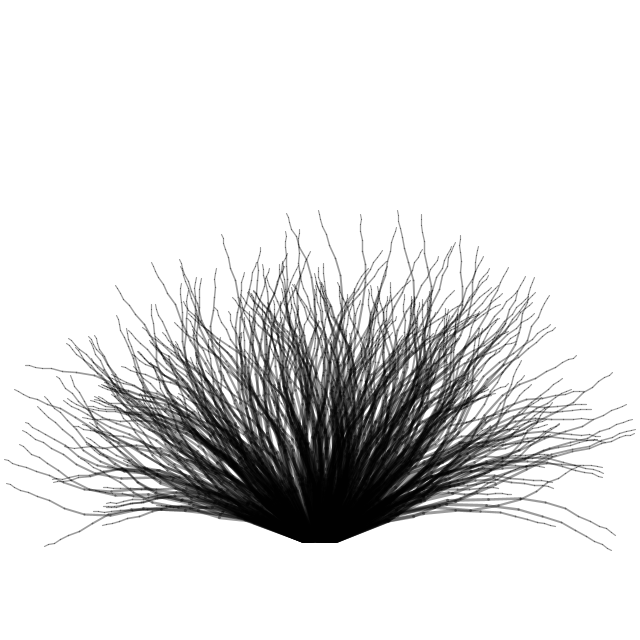
Frame 1 (no input)
Frame 60 (the mouse pressed at the canvas centre just before this capture): identical to frame 1, image omitted
Frame 120 (the mouse held since frame 60 and released just before this capture): identical to frame 1, image omitted

The Processing sketch that drew this single still picture (run headless with seeded random() and noise(); from frame 60 on, the mouse is pressed at the canvas centre):

// Processing sketch: processing_165815
// ── processing_165815.pde

ArrayList blades = new ArrayList();

void setup() {
  size(640, 640);
  stroke(0, 100);
  for (int i = 0; i < 400; i++) {
    blades.add(new Blade(random(random(40, 70), random(80, 100))));
  }
}

void draw() {
  background(255);
  for (int i = 0; i < blades.size (); i++) {
      Blade b = (Blade) blades.get(i);
      pushMatrix();
      translate(width/2+b.angle/4, height-100);
      rotate(radians(b.angle));
      b.branch(b.segments);
      popMatrix();
    }
}
class Blade {
  float segments, angle;
  float num;

  Blade(float segments) {
    this.segments = segments;
    angle = random(-70, 70);
  }

  void branch(float len) {
    len *= 0.79;
    float t = map(len, 1, segments, 1, 5);
    strokeWeight(t);
    line(0, 0, 0, -len);
    translate(0, -len);
    if (len > 5) {
      pushMatrix();
      rotate(radians(sin(len+num) * 15));
      branch(len);
      popMatrix();
    }
    /* Movement */
    //num+=0.001;
  }
}
